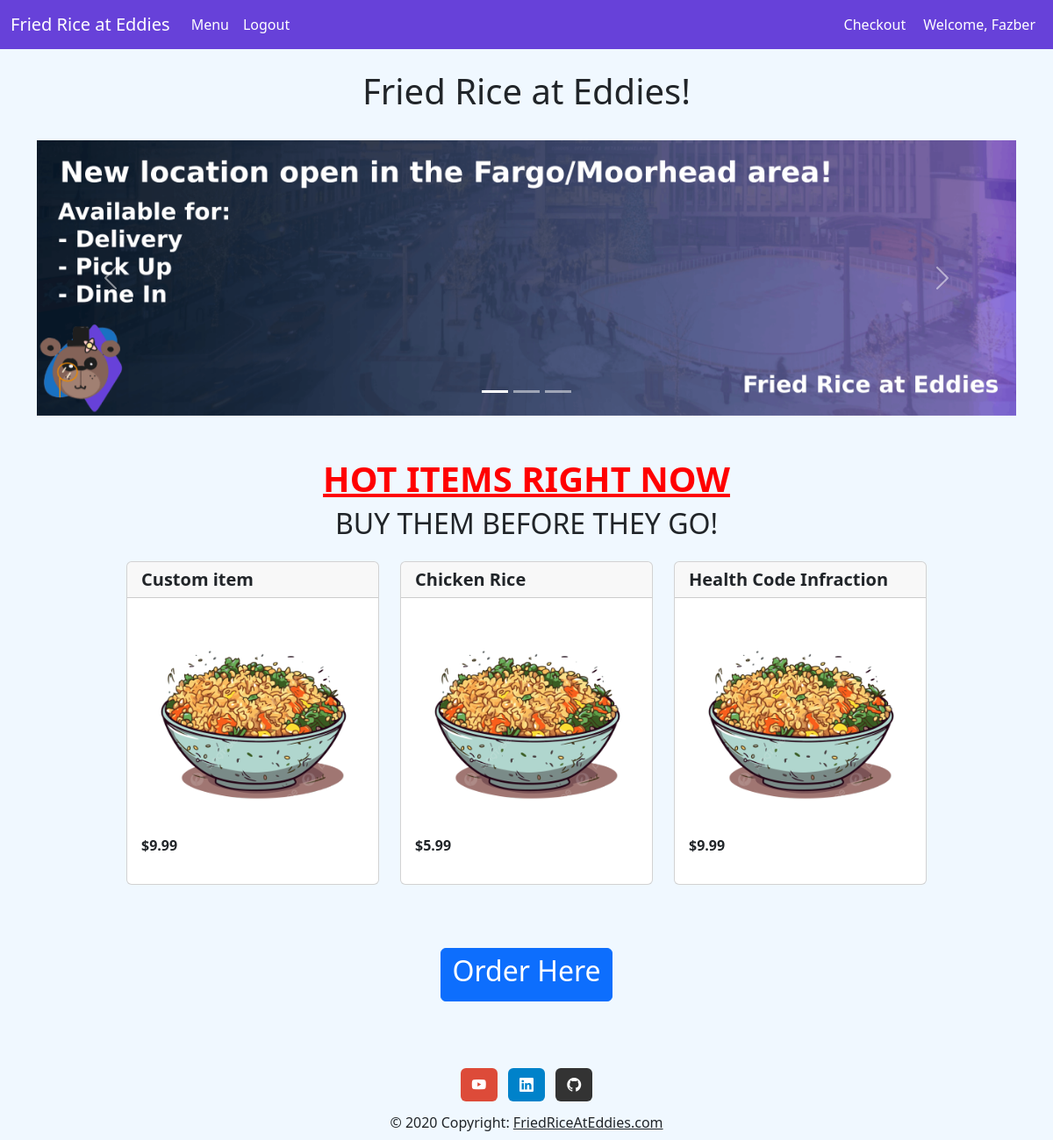
Screenshot of / (signed in) with the database file from the repository.
### main/models.py (models this page shows, shortened)
class Menu(models.Model):
    id = models.AutoField(primary_key=True)
    name = models.CharField(max_length=50)
    price = models.DecimalField(max_digits=6, decimal_places=2)

### main/views.py (the view)
# urls.py: path('', views.index, name='index'),
def index(request):
    menu_list =  Menu.objects.order_by('name')
    selected_items = random.sample(list(menu_list), math.floor(len(menu_list)/2))
    return render(request, 'main/index.html', {'menu': selected_items})

### main/templates/main/index.html (shortened to what this page needs)
{% extends 'base.html' %} {% load static %}
  {% block content %}
  <body>
    <br />
    <h1 class="text-center">Fried Rice at Eddies!</h1>
    <br />
    <div
      id="carouselMain"
      class="carousel slide carousel-padding mb-5"
      data-interval="3000"
      data-bs-ride="carousel"
    >
      <div class="carousel-indicators">
        <button
          type="button"
          data-bs-target="#carouselMain"
          data-bs-slide-to="0"
          class="active"
          aria-current="true"
          aria-label="Slide 1"
        ></button>
        <button
          type="button"
          data-bs-target="#carouselMain"
          data-bs-slide-to="1"
          aria-label="Slide 2"
        ></button>
        <button
          type="button"
          data-bs-target="#carouselMain"
          data-bs-slide-to="2"
          aria-label="Slide 3"
        ></button>
      </div>
      <div class="carousel-inner">
        <div class="carousel-item active">
          <div class="d-flex justify-content-center">
            <img
              src="{% static 'main/img/banner1.png' %}"
              class="d-block img-fluid m-50"
              alt="New Location in Fargo/Moorhead!"
            />
          </div>
        </div>
        <button
          class="carousel-control-prev"
          type="button"
          data-bs-target="#carouselMain"
          data-bs-slide="prev"
        >
          <span class="carousel-control-prev-icon" aria-hidden="true"></span>
        </button>
        <button
          class="carousel-control-next"
          type="button"
          data-bs-target="#carouselMain"
          data-bs-slide="next"
        >
          <span class="carousel-control-next-icon" aria-hidden="true"></span>
        </button>
      </div>
    </div>
    <div class="text-center mb-4">
      <h1 style="color: red">
        <u><b>HOT ITEMS RIGHT NOW</b></u>
      </h1>
      <h2>BUY THEM BEFORE THEY GO!</h2>
    </div>
    <div class="container d-flex align-items-center justify-content-center">
      <div class="row">
        {%if menu %} {%for item in menu %}
        <div class="col-sm">
          <div class="card" style="width: 18rem">
            <h5 class="card-header"><b>{{item.name}}</b></h5>
            <div class="card-body">
              <img
                class="card-img"
                src="{% static 'main/img/friedrice3.png' %}"
                alt="friedrice3.png"
              />
              <p class="card-text"><b>${{item.price}}</b></p>
            </div>
          </div>
        </div>
        {% endfor %} {% else %}
        <h1>No Menu Items Found.</h1>
        {% endif %}
      </div>
    </div>
    <br />
    <div class="text-center m-5">
      <a href="{% url 'menu' %}" class="btn btn-primary"><h2>Order Here</h2></a>
    </div>
  </body>
  {% endblock %}

### friedRiceAtEddiesWebsite/templates/navbar.html (shortened to what this page needs)
<nav
  class="navbar navbar-expand-lg navbar-dark"
  style="background-color: #6741d9"
>
  <div class="container-fluid">
    <a class="navbar-brand" href="{% url 'index' %}">Fried Rice at Eddies</a>
    <div class="collapse navbar-collapse" id="navbarNav">
      <ul class="navbar-nav me-auto">
        <li class="nav-item">
          <a class="nav-link active" aria-current="page" href="{% url 'menu' %}"
            >Menu</a
          >
        </li>
        {% if user.is_authenticated %}
        <li class="nav-item">
          <form id="logout-form" method="post" action="{% url 'logout' %}">
            <button
              class="nav-link active btn btn-link"
              aria-current="page"
              type="submit"
            >
              Logout
            </button>
          </form>
        </li>
        {% endif %}
      </ul>
      <ul class="navbar-nav ms-auto d-flex align-items-center">
        <li class="nav-item">
          <a
            class="nav-link active d-flex align-items-center"
            aria-current="page"
            href="{% url 'checkout' %}"
          >
            <span class="me-1">Checkout</span>
          </a>
        </li>
        <li class="nav-item">
          {% if user.is_authenticated %}
          <a class="nav-link active"
            >Welcome, {{ request.user.username|capfirst }}</a
          >
        </li>
        {% else %}
        <li class="nav-item">
          <a class="nav-link active">Welcome, Guest</a>
        </li>
        {% endif %}
      </ul>
    </div>
  </div>
</nav>

### friedRiceAtEddiesWebsite/static/css/styles.css (style rules this page uses)
html, body { background-color: aliceblue; margin: 0; padding: 0; }

### rows the page displays
Menu: name "Custom item", price "9.99"
Menu: name "Chicken Rice", price "5.99"
Menu: name "Health Code Infraction", price "9.99"

### other values shown
{{ request.user.username|capfirst }} "Fazber"
